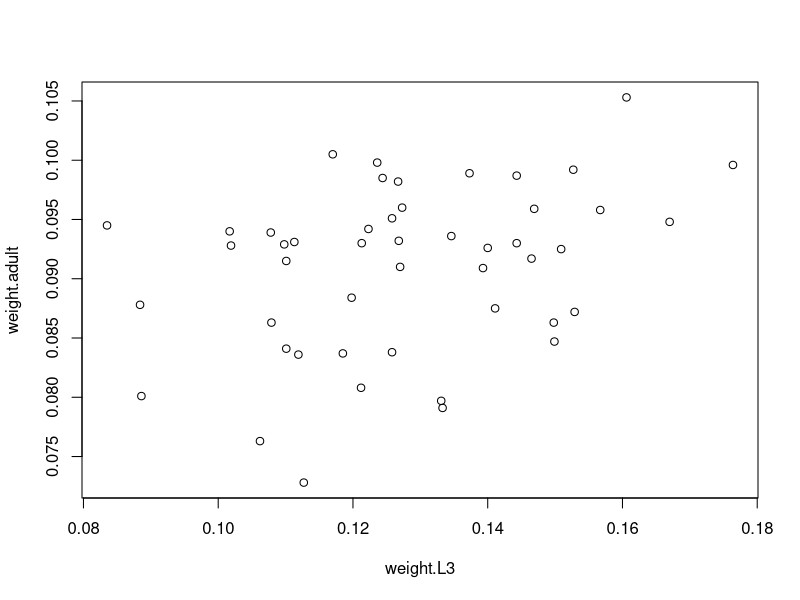
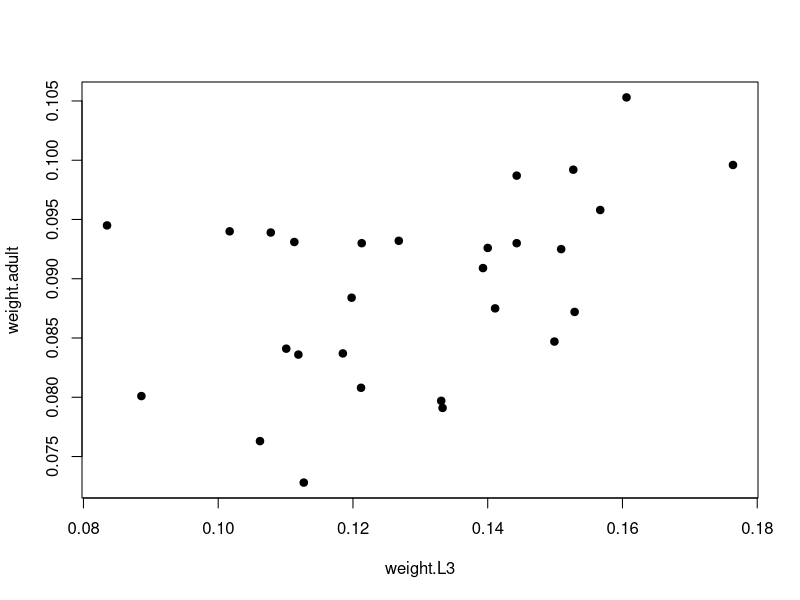
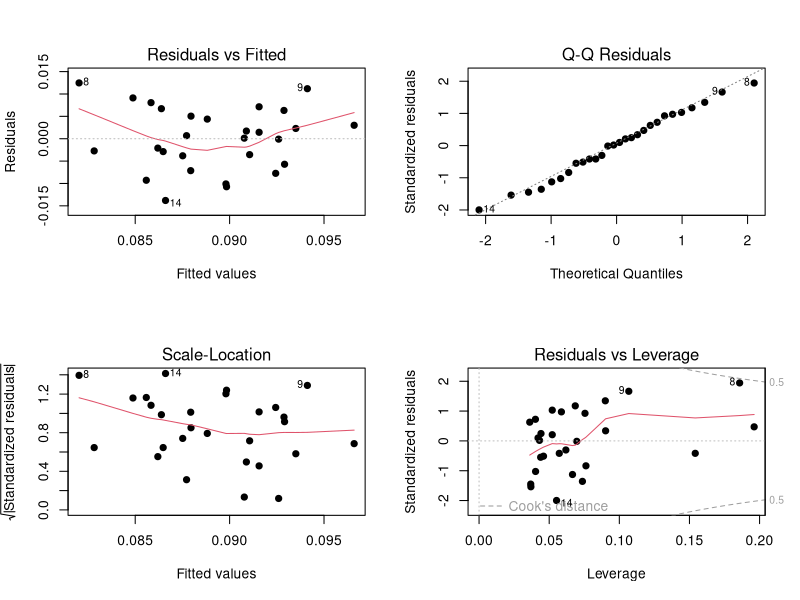
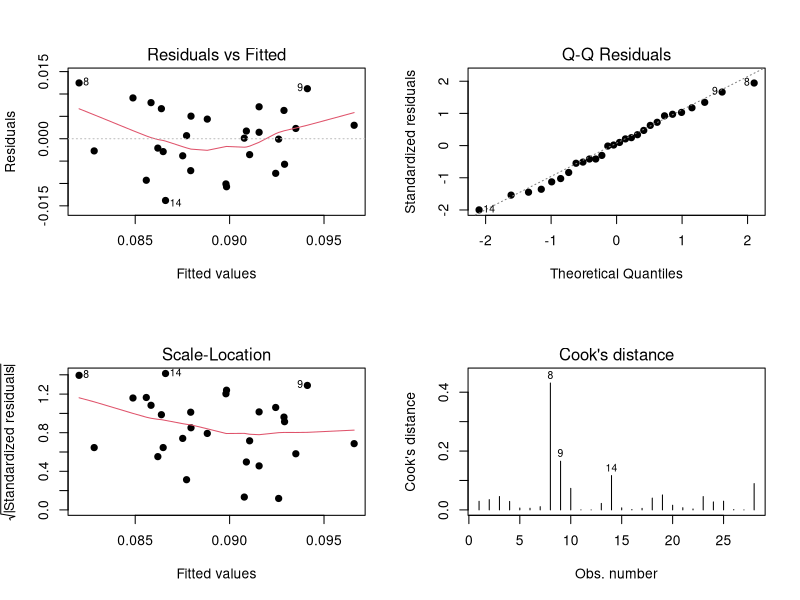
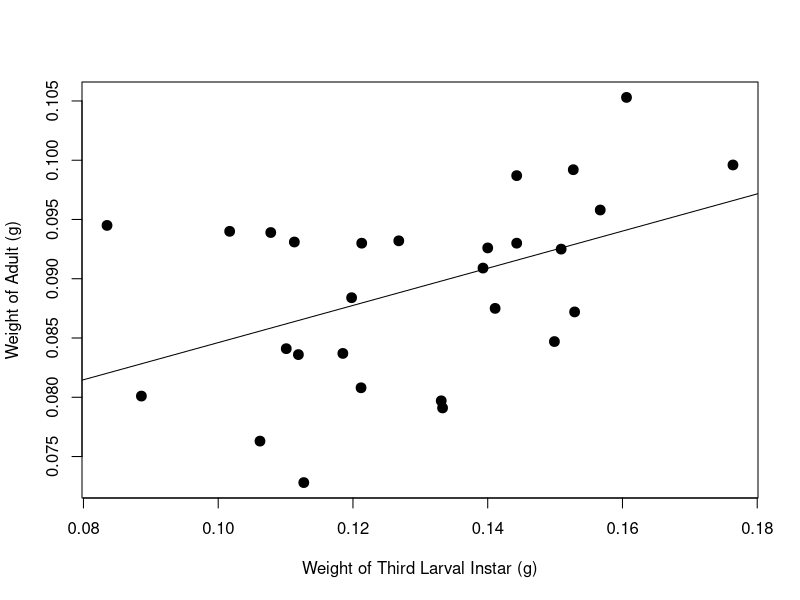

Source code (R) for these figures, in order:
############################################################################
# 
# ENT6707 Entomological Techniques and Data Analysis
#
# Simple linear regression example
#
# Rohner, Patrick T.; Moczek, Armin (2023). Evolutionary and plastic
# variation in larval growth and digestion reveal the complex underpinnings
# of size and age at maturation in dung beetles [Dataset].
# Dryad. https://doi.org/10.5061/dryad.j9kd51cdc
#
# Rohner, P. T., & Moczek, A. P. (2021). Evolutionary and plastic
# variation in larval growth and digestion reveal the complex underpinnings
# of size and age at maturation in dung beetles. Ecology and Evolution,
# 11, 15098–15110. https://doi.org/10.1002/ece3.8192
#
# 8 October 2024
#
############################################################################

# Load the data
growth <- read.csv("./week8/Simple linear regression_example/data_larval_growth.csv")

nrow(growth)
str(growth)
head(growth)  
tail(growth)

summary(growth)

# how many species are in the data set?
growth$species <- as.factor(growth$species)
levels(growth$species) # 4 species

# how many levels of the nutritional treatment?
growth$nutritional.treatment <- as.factor(growth$nutritional.treatment)
levels(growth$nutritional.treatment) # two: high and low quality

str(growth)
summary(growth)

# for the purposes of this example, we will compare adult weight as a function of 
# larval weight of dung beetles fed a high-quality nutritional diet
# SO, we need to subset the data

library(tidyverse)

# pull out data from the dung beetle species Liatongus militaris because it has the
# most observations in the dataset (i.e., 50)
beetle <- growth %>% filter(species == "L. militaris") %>% droplevels()
levels(beetle$species)
plot(weight.adult ~ weight.L3, data = beetle)
summary(beetle)

# now let's subset the data again to pull out data associated with the high-quality
# nutritional treatment
beetle_high <- beetle %>% filter(nutritional.treatment == "high-quality") %>% droplevels()
levels(beetle_high$nutritional.treatment)

str(beetle_high)

plot(weight.adult ~ weight.L3, data = beetle_high, pch = 19)

beetle_mod <- lm(weight.adult ~ weight.L3, data = beetle_high)
summary(beetle_mod)
anova(beetle_mod)

par(mfrow = c(2, 2))
plot(beetle_mod, pch = 19)
plot(beetle_mod, which = 1:4, pch = 19)

par(mfrow = c(1, 1))
plot(weight.adult ~ weight.L3, data = beetle_high, pch = 19, cex = 1.3,
     xlab = "Weight of Third Larval Instar (g)",
     ylab = "Weight of Adult (g)")
abline(beetle_mod)

fitted(beetle_mod) # returns the fitted values (the Y values that you would expect
# for the given X values according to the best fit line)

resid(beetle_mod) # returns the residuals


